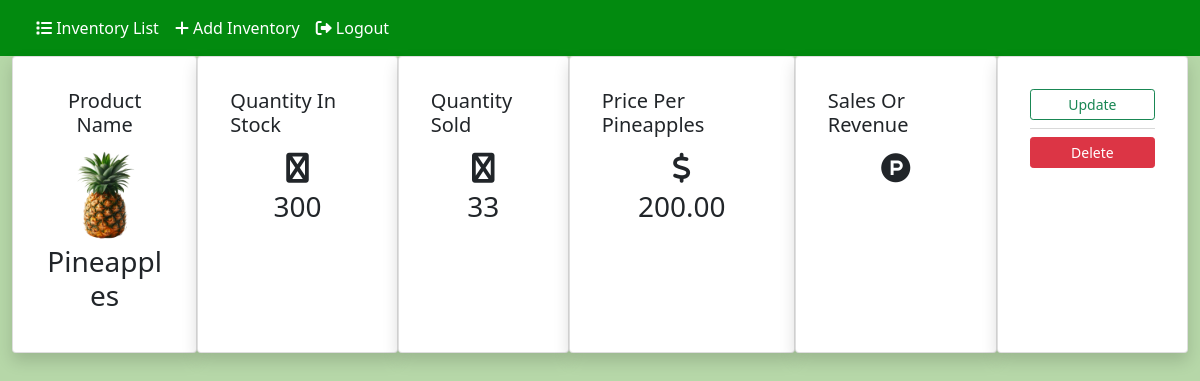
Page /inventory/per_product/10 (signed in) on the committed database.
### inventory/models.py (models this page shows, shortened)
class Inventory(models.Model):
    name = models.CharField(max_length=100, null=False, blank=False)
    cost_per_item = models.DecimalField(max_digits=19, decimal_places=2, null=False, blank=False)
    quantity_in_stock = models.IntegerField(null=False, blank=False)
    quantity_sold = models.IntegerField(null=False, blank=False)
    total_sales = models.DecimalField(max_digits=19, decimal_places=2, null=False, blank=False)
    stock_date = models.DateField(auto_now_add=True)
    last_sales_date = models.DateField(auto_now=True)
    product_image = models.ImageField(upload_to='product_images/', null=True, blank=True)

### inventory/views.py (the view)
# urls.py: path("per_product/<int:pk>", per_product_view, name="per_product"),
@login_required
def per_product_view(request, pk):
    inventory = get_object_or_404(Inventory, pk=pk)
    context = {"inventory": inventory}
    return render(request, "inventory/per_product.html", context=context)

### templates/inventory/per_product.html (shortened to what this page needs)
{% extends "../layout.html" %}
{% block content %}
  <div class="d-flex">
    <div class="d-flex">
      <div class="card shadow p-3 mb-5 bg-white rounded">
        <div class="card-body text-center">
          <h5 class="card-title">Product Name</h5>
          {% if inventory.product_image %}
            <img src="{{ inventory.product_image.url }}" alt="{{ inventory.name }}" style="max-width: 100px; max-height: 100px;" class="img-fluid">
          {% endif %}
          <h3>{{ inventory.name }}</h3>
        </div>
      </div>
    <div class="card shadow p-3 mb-5 bg-white rounded">
      <div class="card-body">
        <h5 class="card-title">Quantity In Stock</h5>
        <div style="font-size: 30px;" class="text-center">
          <span><i class="fab fa-warehouse"></i></span>
        </div>
        <h3 class="text-center">{{ inventory.quantity_in_stock }}</h3>
      </div>
    </div>
    <div class="card shadow p-3 mb-5 bg-white rounded">
      <div class="card-body">
        <h5 class="card-title">Quantity Sold</h5>
        <div style="font-size: 30px;" class="text-center">
          <span><i class="fab fa-warehouse"></i></span>
        </div>
        <h3 class="text-center">{{ inventory.quantity_sold }}</h3>
      </div>
    </div>
    <div class="card shadow p-3 mb-5 bg-white rounded">
      <div class="card-body">
        <h5 class="card-title">Price Per {{ inventory.name }}</h5>
        <div style="font-size: 30px;" class="text-center">
          <span><i class="fas fa-dollar-sign"></i></span>
        </div>
        <h3 class="text-center">{{ inventory.cost_per_item }}</h3>
      </div>
    </div>
    <div class="card shadow p-3 mb-5 bg-white rounded">
      <div class="card-body">
        <h5 class="card-title">Sales Or Revenue</h5>
        <div style="font-size: 30px;" class="text-center">
          <span><i class="fab fa-product-hunt"></i></span>
        </div>
      </div>
    </div>
    <div class="card shadow p-3 mb-5 bg-white rounded">
      <div class="card-body">
        <div class="row mx-auto justify-content-center">
          <a class="btn btn-outline-success btn-sm" href="{% url 'update_inventory' inventory.id %}">Update</a>
          <div class="dropdown-divider"></div>
          <a class="btn btn-danger btn-sm" href="{% url 'delete_inventory' inventory.id %}">Delete</a>
        </div>
      </div>
    </div>
  </div>
{% endblock %}

### chkimsv20/static/css/main.css (style rules this page uses)
body { background-color: rgb(182,215,168); }

### rows in the picture
Inventory: product_image (picture), name "Pineapples", quantity_in_stock "300", quantity_sold "33", cost_per_item "200.00"
